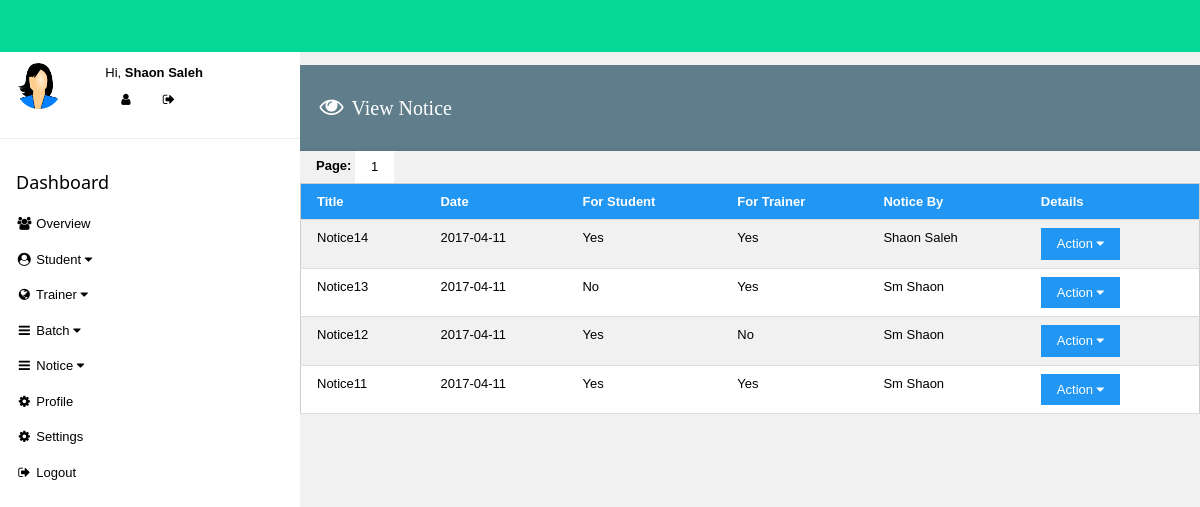
Screenshot of /admin/notice/view_notice.php (signed in) with the database file from the repository.
### tables this page shows
CREATE TABLE `user` (
  `id` int(11) NOT NULL,
  `fullname` varchar(32) NOT NULL,
  `email` varchar(32) NOT NULL,
  `batch_id` varchar(32) NOT NULL,
  `skype` varchar(32) NOT NULL,
  `phone` varchar(11) NOT NULL,
  `password` varchar(32) NOT NULL,
  `type` varchar(32) NOT NULL,
  `img` text NOT NULL,
  `nid` varchar(32) NOT NULL,
  `total_project` int(11) NOT NULL,
  `profile1_title` varchar(32) NOT NULL,
  `profile1_link` varchar(255) NOT NULL,
  `profile2_title` varchar(32) NOT NULL,
  `profile2_link` varchar(255) NOT NULL,
  `profile3_title` varchar(32) NOT NULL,
  `profile3_link` varchar(255) NOT NULL
);

CREATE TABLE `notice` (
  `notice_id` int(11) NOT NULL,
  `title` text NOT NULL,
  `notice` text NOT NULL,
  `notice_for_trainer` varchar(32) NOT NULL,
  `notice_for_student` varchar(32) NOT NULL,
  `notice_date` date NOT NULL,
  `notice_by` varchar(32) NOT NULL
);

### admin/notice/view_notice.php (the view, shortened to what this page needs)
<!DOCTYPE html>
<html>
<head>
<link rel="stylesheet" href="../css/style.css">
<link rel="stylesheet" href="../../assets/css/style.css">
<link rel="stylesheet" href="https://cdnjs.cloudflare.com/ajax/libs/font-awesome/4.7.0/css/font-awesome.min.css">
</head>
<body class="w3-light-grey"
<div class="w3-bar w3-top w3-c1 w3-xlarge" style="z-index:4">
  <span class="w3-bar-item w3-right"><br></span>
</div>
<?php
 $id = $_SESSION['SESS_MEMBER_ID'];
 $sql1="SELECT * FROM user WHERE id='$id'";
 $result1=mysql_query($sql1);
 $row1=mysql_fetch_array($result1);
?>
<nav class="w3-sidebar w3-collapse w3-white w3-animate-left" style="z-index:3;width:300px;" id="mySidebar"><br>
  <div class="w3-container w3-row">
    <div class="w3-col s4">
      <img src="../../assets/img/<?php echo $row1['img'] ?>" class="w3-circle w3-margin-right" style="width:46px">
    </div>
    <div class="w3-col s8 w3-bar">
      <span>Hi, <strong><?php echo $row1['fullname'] ?></strong></span><br>
      <a href="../profile.php" class="w3-bar-item w3-button"><i class="fa fa-user"></i></a>
      <a href="../../logout.php" class="w3-bar-item w3-button"><i class="fa fa-sign-out"></i></a>
    </div>
  </div>
  <hr>
  <div class="w3-container">
    <h5>Dashboard</h5>
  </div>
  <div class="w3-bar-block">
    <a href="../index.php" class="w3-bar-item w3-button w3-padding"><i class="fa fa-users fa-fw"></i> Overview</a>
	   <div class="w3-dropdown-hover">
          <button class="w3-button"><i class="fa fa-user-circle fa-fw"></i> Student <i class="fa fa-caret-down"></i></button>
        </div>
        <div class="w3-dropdown-hover">
          <button class="w3-button"><i class="fa fa-globe fa-fw"></i> Trainer <i class="fa fa-caret-down"></i></button>
        </div>
        <div class="w3-dropdown-hover">
          <button class="w3-button"><i class="fa fa-bars fa-fw"></i> Batch <i class="fa fa-caret-down"></i></button>
        </div>
        <div class="w3-dropdown-hover">
          <button class="w3-button"><i class="fa fa-bars fa-fw"></i> Notice <i class="fa fa-caret-down"></i></button>
        </div>
    <a href="../profile.php" class="w3-bar-item w3-button w3-padding"><i class="fa fa-cog fa-fw"></i> Profile</a>
      <a href="../settings.php" class="w3-bar-item w3-button w3-padding"><i class="fa fa-cog fa-fw"></i> Settings</a>
	<a href="../../logout.php" class="w3-bar-item w3-button w3-padding"><i class="fa fa-sign-out fa-fw"></i> Logout</a>
  </div>
</nav>
<div class="w3-main" style="margin-left:300px;margin-top:43px;">
<header class="w3-container" style="padding-top:22px">
</header>
<div class="w3-container w3-blue-grey w3-padding w3-padding-left"><p style="font-size: 20px; font-family: Sanchez"><i class="w3-xlarge fa-fw fa fa-eye"></i> View Notice</p></div>
<?php
$per_page = 20;
$result3 = mysql_query("SELECT * FROM notice Order By notice_id Desc");
$total_results = mysql_num_rows($result3);
$total_pages = ceil($total_results / $per_page);
if (isset($_GET['page']) && is_numeric($_GET['page']))
{
$show_page = $_GET['page'];
if ($show_page > 0 && $show_page <= $total_pages)
{
$start = ($show_page -1) * $per_page;
$end = $start + $per_page;
}
else
{
$start = 0;
$end = $per_page;
}
}
else
{
$start = 0;
$end = $per_page;
}
?>
<div class="w3-container w3-card-2">
<?php
echo "<b>Page:</b> ";
for ($i = 1; $i <= $total_pages; $i++)
{
echo "<a class='w3-btn w3-white' href='index.php?page=$i'>$i</a> ";
}
?>
</div>
<table class="w3-table-all w3-hoverable">
<tr class="w3-blue w3-padding"> <th>Title</th>  <th>Date</th> <th>For Student</th> <th>For Trainer</th> <th>Notice By</th> <th>Details</th> </tr>
<?php
for ($i = $start; $i < $end; $i++)
{
if ($i == $total_results) { break; }
echo "<tr>";
echo '<td>' . mysql_result($result3, $i, 'title') . '</td>';
echo '<td>' . mysql_result($result3, $i, 'notice_date') . '</td>';
echo '<td>' . mysql_result($result3, $i, 'notice_for_student') . '</td>';
echo '<td>' . mysql_result($result3, $i, 'notice_for_trainer') . '</td>';
$person=mysql_result($result3, $i, 'notice_by');
$result4 = mysql_query("SELECT * FROM user WHERE id='$person'");
$row4=mysql_fetch_array($result4);
echo '<td>' . $row4['fullname'] . '</td>';
echo '<td><div class="w3-dropdown-hover">
    <button class="w3-btn w3-blue">Action <i class="fa fa-caret-down"></i></button>
    <div class="w3-dropdown-content w3-border" style="right:0">
	  <a href="view.php?id=' . mysql_result($result3, $i, 'notice_id') . '"><i class="fa fa-eye"></i> View</a>
      <a href="edit.php?id=' . mysql_result($result3, $i, 'notice_id') . '"><i class="fa fa-pencil"></i> Edit</a>
      <a href="delete.php?id=' . mysql_result($result3, $i, 'notice_id') . '"><i class="fa fa-trash-o"></i> Delete</a>
    </div>
    </div></td>';
echo "</tr>";
}
?>
</table>
</div>
<br><br><br><br><br>
</body>
</html>

### admin/css/style.css (style rules this page uses)
html { box-sizing:border-box }
*,*:before,*:after { box-sizing:inherit }
html { -ms-text-size-adjust:100%;-webkit-text-size-adjust:100% }
body { margin:0 }
article,aside,details,figcaption,figure,footer,header,main,menu,nav,section,summary { display:block }
a { background-color:transparent;-webkit-text-decoration-skip:objects }
img { border-style:none }
hr { box-sizing:content-box;height:0;overflow:visible }
button,input,select,textarea { font:inherit;margin:0 }
button,input { overflow:visible }
button,select { text-transform:none }
button,html [type=button],[type=reset],[type=submit] { -webkit-appearance:button }
html,body { font-family:Verdana,sans-serif;font-size:15px;line-height:1.5 }
html { overflow-x:hidden }
h5 { font-size:18px }
h1,h2,h3,h4,h5,h6 { font-family:"Segoe UI",Arial,sans-serif;font-weight:400;margin:10px 0 }
hr { border:0;border-top:1px solid #eee;margin:20px 0 }
img { margin-bottom:-5px }
a { color:inherit }
.w3-table,.w3-table-all { border-collapse:collapse;border-spacing:0;width:100%;display:table }
.w3-table-all { border:1px solid #ccc }
.w3-bordered tr,.w3-table-all tr { border-bottom:1px solid #ddd }
.w3-table-all tr:nth-child(odd) { background-color:#fff }
.w3-table-all tr:nth-child(even) { background-color:#f1f1f1 }
.w3-table td,.w3-table th,.w3-table-all td,.w3-table-all th { padding:8px 8px;display:table-cell;text-align:left;vertical-align:top }
.w3-table th:first-child,.w3-table td:first-child,.w3-table-all th:first-child,.w3-table-all td:first-child { padding-left:16px }
.w3-btn,.w3-button { border:none;display:inline-block;outline:0;padding:8px 16px;vertical-align:middle;overflow:hidden;text-decoration:none;color:inherit;background-color:inherit;text-align:center;cursor:pointer;white-space:nowrap }
.w3-btn,.w3-button { -webkit-touch-callout:none;-webkit-user-select:none;-khtml-user-select:none;-moz-user-select:none;-ms-user-select:none;user-select:none }
.w3-dropdown-click,.w3-dropdown-hover { position:relative;display:inline-block;cursor:pointer }
.w3-dropdown-hover:first-child,.w3-dropdown-click:hover { background-color:#ccc;color:#000 }
.w3-sidebar { height:100%;width:200px;background-color:#fff;position:fixed!important;z-index:1;overflow:auto }
.w3-bar-block .w3-dropdown-hover,.w3-bar-block .w3-dropdown-click { width:100% }
.w3-bar-block .w3-dropdown-hover .w3-button,.w3-bar-block .w3-dropdown-click .w3-button { width:100%;text-align:left;padding:8px 16px }
.w3-main,#main { transition:margin-left .4s }
.w3-bar { width:100%;overflow:hidden }
.w3-bar .w3-bar-item { padding:8px 16px;float:left;width:auto;border:none;outline:none;display:block }
.w3-bar .w3-button { white-space:normal }
.w3-bar-block .w3-bar-item { width:100%;display:block;padding:8px 16px;text-align:left;border:none;outline:none;white-space:normal }
.w3-container:after,.w3-container:before,.w3-panel:after,.w3-panel:before,.w3-row:after,.w3-row:before,.w3-row-padding:after,.w3-row-padding:before, .w3-cell-row:before,.w3-cell-row:after,.w3-clear:after,.w3-clear:before,.w3-bar:before,.w3-bar:after { content:"";display:table;clear:both }
.w3-col,.w3-half,.w3-third,.w3-twothird,.w3-threequarter,.w3-quarter { float:left;width:100% }
.w3-col.s4 { width:33.33333% }
.w3-col.s8 { width:66.66666% }
@media (min-width:993px) { .w3-sidebar.w3-collapse { display:block!important } }
.w3-top,.w3-bottom { position:fixed;width:100%;z-index:1 }
.w3-top { top:0 }
.w3-circle { border-radius:50% }
.w3-container,.w3-panel { padding:0.01em 16px }
.w3-card,.w3-card-2 { box-shadow:0 2px 5px 0 rgba(0,0,0,0.16),0 2px 10px 0 rgba(0,0,0,0.12) }
.w3-animate-left { position:relative;animation:animateleft 0.4s }
.w3-xlarge { font-size:24px!important }
.w3-margin-right { margin-right:16px!important }
.w3-padding { padding:8px 16px!important }
.w3-right { float:right!important }
.w3-blue,.w3-hover-blue:hover { color:#fff!important;background-color:#2196F3!important }
.w3-blue-grey,.w3-hover-blue-grey:hover,.w3-blue-gray,.w3-hover-blue-gray:hover { color:#fff!important;background-color:#607d8b!important }
.w3-white,.w3-hover-white:hover { color:#000!important;background-color:#fff!important }
.w3-light-grey,.w3-hover-light-grey:hover,.w3-light-gray,.w3-hover-light-gray:hover { color:#000!important;background-color:#f1f1f1!important }
.w3-c1,.w3-hover-c1:hover { color:#fff!important;background-color:#06D995!important }

### rows the page displays
user: img (picture), fullname "Shaon Saleh"
notice: title "Notice14", notice_date "2017-04-11", notice_for_student "Yes", notice_for_trainer "Yes", user.fullname "Shaon Saleh"
notice: title "Notice13", notice_date "2017-04-11", notice_for_student "No", notice_for_trainer "Yes", user.fullname "Sm Shaon"
notice: title "Notice12", notice_date "2017-04-11", notice_for_student "Yes", notice_for_trainer "No", user.fullname "Sm Shaon"
notice: title "Notice11", notice_date "2017-04-11", notice_for_student "Yes", notice_for_trainer "Yes", user.fullname "Sm Shaon"
